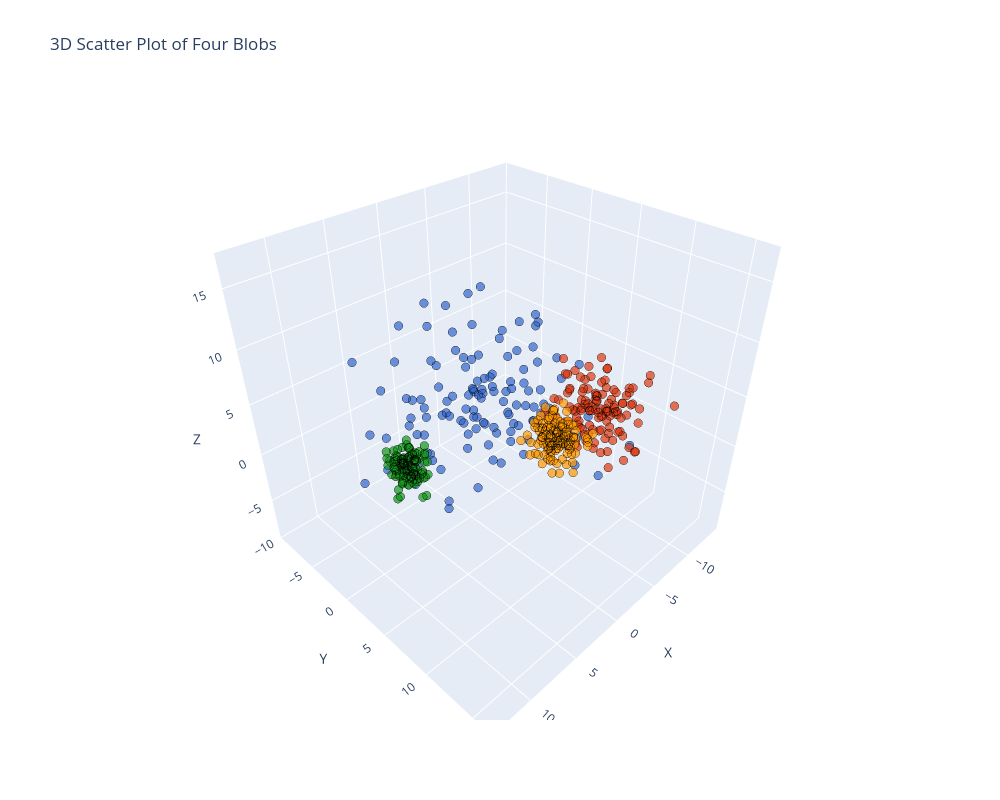

Here is the notebook cell this chart was saved with:
### Markdown cell above
### Display the data in an interactive Plotly 3D scatter plot

### Code cell
df = pd.DataFrame(X, columns=['X', 'Y', 'Z'])
fig = px.scatter_3d(df, x='X', y='Y', z='Z', color=labels_.astype(str), opacity=0.7, color_discrete_sequence=px.colors.qualitative.G10, title='3D Scatter Plot of Four Blobs')
fig.update_traces(marker=dict(size=5, line=dict(width=1, color='black')), showlegend=False)
fig.update_layout(coloraxis_showscale=False, width=1000, height=800)
fig.show()
